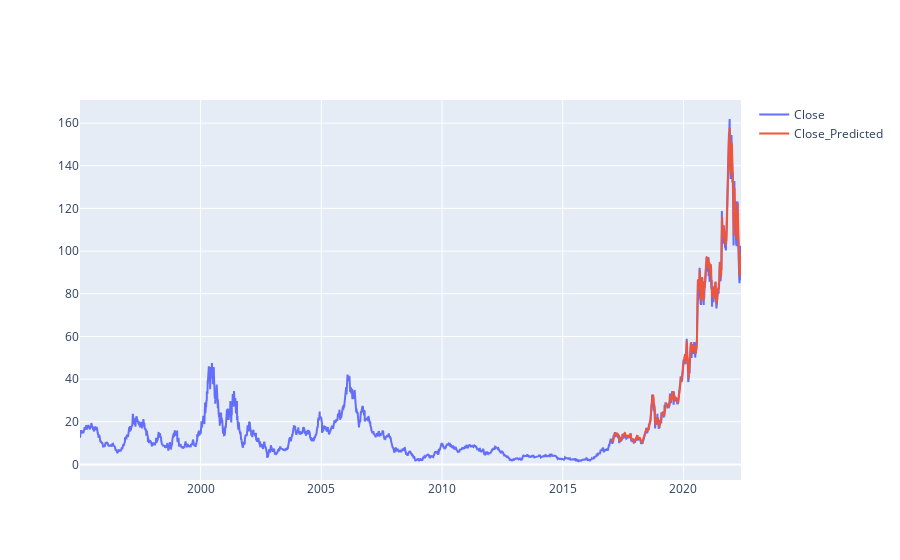

This figure's notebook cell:
### Code cell
import plotly.graph_objs as go

fig2=go.Figure(data=[go.Scatter(name = 'Close',x= dfs['Date'],y= dfs['Close']),
                   go.Scatter(name = 'Close_Predicted',x= df_forecast['Date'],y= df_forecast['Close'])
                    ])

fig2.show()

### Figure 1 — Plotly figure (JSON) as saved in the notebook; plotly's stock layout.template omitted (floating-point values rounded to 4 significant figures; data arrays with more than 128 entries replaced by an {"elided": "..."} marker saying what was removed)
{"data": [{"name": "Close", "type": "scatter", "x": {"elided": "6896 str values"}, "y": {"elided": "6896 float values"}}, {"name": "Close_Predicted", "type": "scatter", "x": {"elided": "1351 str values"}, "y": {"elided": "1351 float values"}}], "layout": {}}
